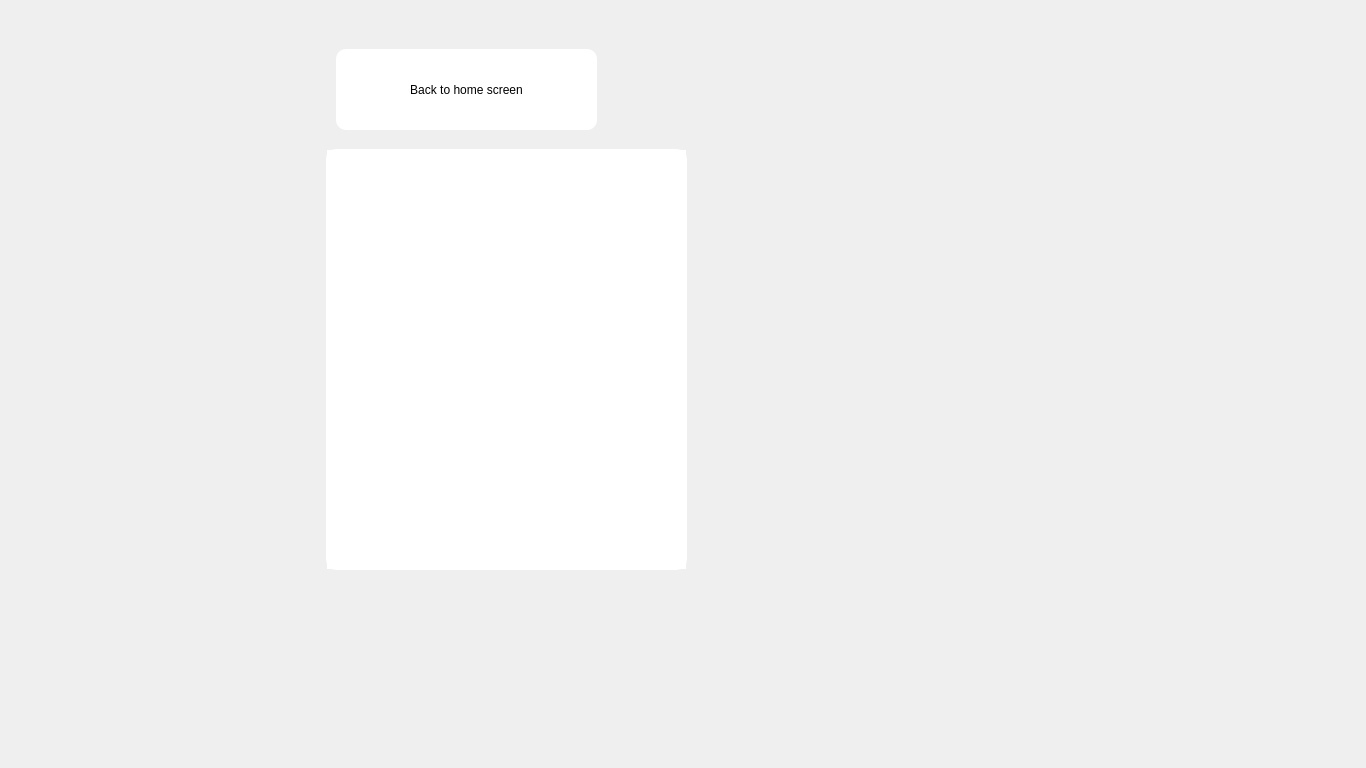
<?xml version="1.0" encoding="UTF-8"?>
<ui version="4.0">
 <class>GameHistoryClass</class>
 <widget class="QMainWindow" name="GameHistoryClass">
  <property name="geometry">
   <rect>
    <x>0</x>
    <y>0</y>
    <width>1366</width>
    <height>768</height>
   </rect>
  </property>
  <property name="minimumSize">
   <size>
    <width>1366</width>
    <height>768</height>
   </size>
  </property>
  <property name="maximumSize">
   <size>
    <width>1366</width>
    <height>768</height>
   </size>
  </property>
  <property name="windowTitle">
   <string>GameHistory</string>
  </property>
  <widget class="QWidget" name="centralWidget">
   <widget class="QStackedWidget" name="stackedWidget">
    <property name="geometry">
     <rect>
      <x>-4</x>
      <y>-1</y>
      <width>1371</width>
      <height>771</height>
     </rect>
    </property>
    <property name="styleSheet">
     <string notr="true">border-image:url(:/Triviadorclient/images/background.jpg)</string>
    </property>
    <widget class="QWidget" name="page">
     <widget class="QListWidget" name="listWidget">
      <property name="geometry">
       <rect>
        <x>330</x>
        <y>150</y>
        <width>361</width>
        <height>421</height>
       </rect>
      </property>
      <property name="font">
       <font>
        <pointsize>20</pointsize>
       </font>
      </property>
      <property name="styleSheet">
       <string notr="true">#listWidget{

border-image: white;
border: 0.5 solid rgb(255, 255, 255);
border-radius: 10px;

}</string>
      </property>
     </widget>
     <widget class="QPushButton" name="close_pushButton">
      <property name="geometry">
       <rect>
        <x>340</x>
        <y>50</y>
        <width>261</width>
        <height>81</height>
       </rect>
      </property>
      <property name="styleSheet">
       <string notr="true">#close_pushButton{

border-image: white;
border-radius: 10px;
background: white;

}</string>
      </property>
      <property name="text">
       <string>Back to home screen</string>
      </property>
     </widget>
    </widget>
    <widget class="QWidget" name="page_2"/>
   </widget>
  </widget>
 </widget>
 <layoutdefault spacing="6" margin="11"/>
 <resources>
  <include location="TriviadorClient.qrc"/>
 </resources>
 <connections/>
</ui>
